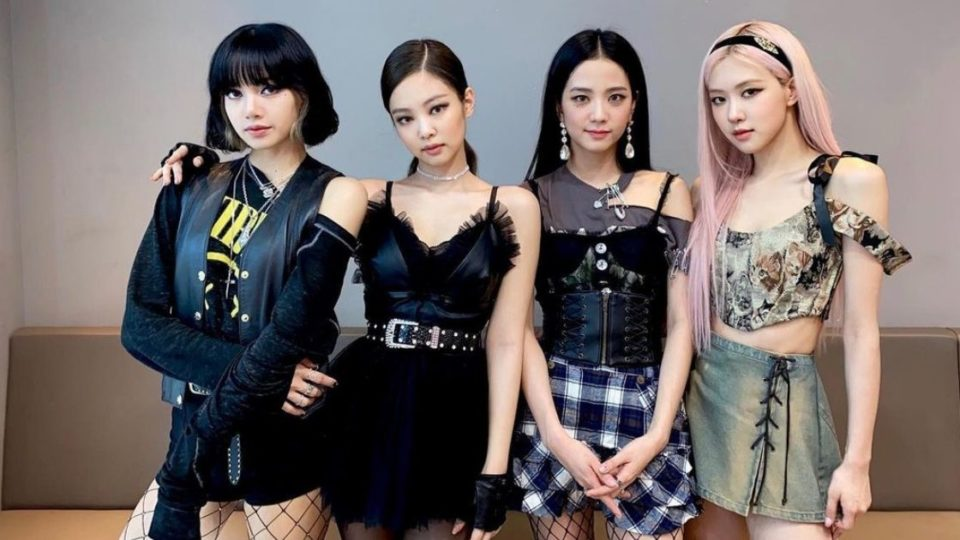
#> input picture src/test.jpg, 960 x 540 px, given in place of x-raw, format=(string)BGR ! appsink, which was not available
$ python face_save.py
#> lines starting #> are read from the running program, lines starting #| are printed output that depends on the picture; pictures that were not available may be replaced by others from this repository, and a replacement may not be noted
#> the answer given: test.jpg
import numpy as np
import cv2

from os import makedirs
from os.path import isdir

# 사진을 200x200 사이즈로 crop 후에 회색 바탕으로 바꿔서 저장
face_dirs = 'static/faces/'

face_cascade = cv2.CascadeClassifier("haarcascade_frontalface_default.xml")

# Jetson Nano에서 Pi Cam을 사용하기 위해서 필요한 메소드(건들지 말것)
def gstreamer_pipeline(
    capture_width=3280,
    capture_height=2464,
    display_width=820,
    display_height=616,
    framerate=21,
    flip_method=0,
):
#> in face_save, img is the input picture: shape (540, 960, 3); mean B, G, R 105.5, 107.1, 116
    return (
        "nvarguscamerasrc ! "
        "video/x-raw(memory:NVMM), "
        "width=(int)%d, height=(int)%d, "
        "format=(string)NV12, framerate=(fraction)%d/1 ! "
        "nvvidconv flip-method=%d ! "
        "video/x-raw, width=(int)%d, height=(int)%d, format=(string)BGRx ! "
        "videoconvert ! "
        "video/x-raw, format=(string)BGR ! appsink"
        % (
            capture_width,
            capture_height,
            framerate,
            flip_method,
            display_width,
            display_height,
        )
    )

# 얼굴을 인식했는지 판단하는 메소드
def face_detector(img):
    gray = cv2.cvtColor(img, cv2.COLOR_BGR2GRAY)
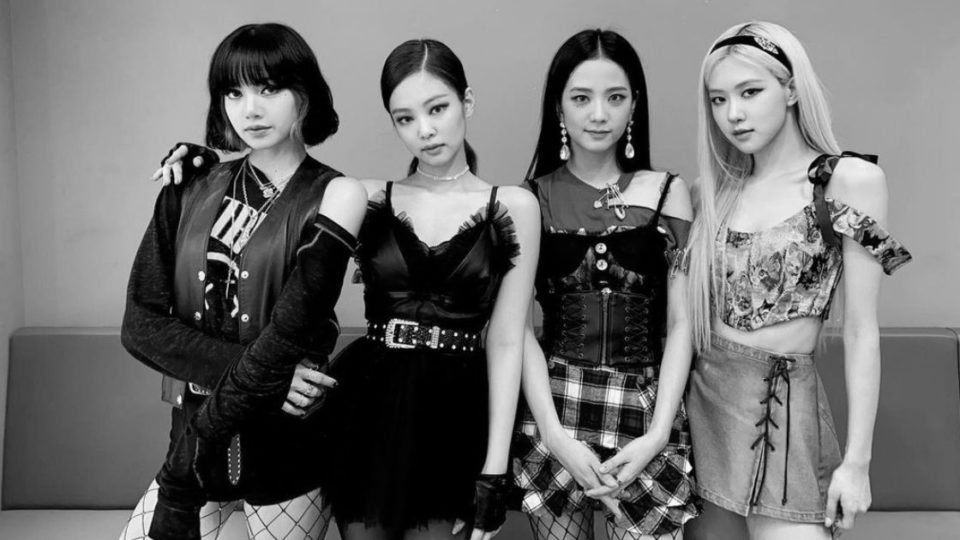
#> gray: shape (540, 960); min 0, max 253, mean 109.6
    blur = cv2.GaussianBlur(gray, (5,5), 0)
    faces = face_cascade.detectMultiScale(blur, 1.3, 5)
#> faces = [[551, 59, 96, 96], [687, 56, 99, 99], [210, 57, 94, 94], [373, 73, 103, 103]]

    # 얼굴을 인식하지 못하면 None 리턴(안 써주면 오류 발생)
    if faces is ():
        return None

    for(x, y, w, h) in faces:
        roi = img[y:y+h, x:x+w]
#> this loop made 4 passes
#> pass 1, in face_detector, `roi = img[y:y+h, x:x+w]`:
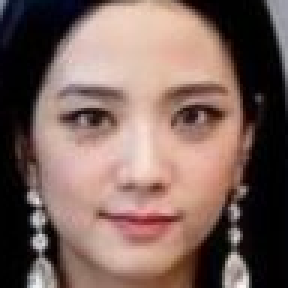
#> roi: shape (96, 96, 3) (shown 3 times larger); mean B, G, R 92.6, 99.7, 124
#> pass 2, in face_detector, `roi = img[y:y+h, x:x+w]`:
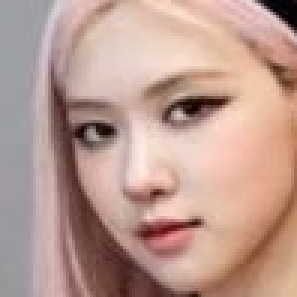
#> roi: shape (99, 99, 3) (shown 3 times larger); mean B, G, R 145.1, 155.7, 188.1
#> pass 3, in face_detector, `roi = img[y:y+h, x:x+w]`:
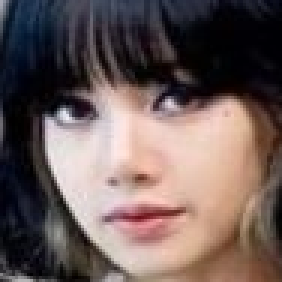
#> roi: shape (94, 94, 3) (shown 3 times larger); mean B, G, R 88.8, 91.4, 107.6
    return roi

# 얼굴을 인식하면 jpg 파일로 저장하는 메소드
def face_save(name):
    user_dirs = face_dirs+name+'/'

    # 해당 디렉토리가 존재하지 않으면 생성
    if not isdir(user_dirs):
        makedirs(user_dirs)

    cap = cv2.VideoCapture(gstreamer_pipeline(), cv2.CAP_GSTREAMER)
    if cap.isOpened():
        cv2.namedWindow("Face Cropper", cv2.WINDOW_AUTOSIZE)

        count = 1
        while cv2.getWindowProperty("Face Cropper", 0) >= 0:
            ret, img = cap.read()
            # [10 lines of commented-out code are left out]
            face = face_detector(img)
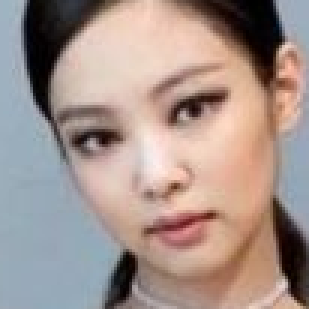
#> face: shape (103, 103, 3) (shown 3 times larger); mean B, G, R 139.9, 146.6, 164.7
            if face is not None:
                crop = cv2.resize(face, (200, 200)) # 얼굴 사이즈에 맞게 200x200 사이즈로 이미지 축소
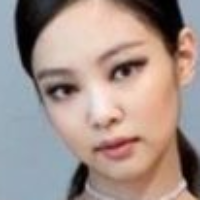
#> crop: shape (200, 200, 3); mean B, G, R 139.8, 146.4, 164.6
                gray = cv2.cvtColor(crop, cv2.COLOR_BGR2GRAY) # 축소된 이미지를 회색 바탕으로 변경
#> gray: shape (200, 200)
                cv2.imwrite(user_dirs+str(count)+'.jpg', gray) # 축소되고 회색으로 변경된 이미지를 저장

                cv2.putText(gray, str(count), (25, 50), cv2.FONT_HERSHEY_COMPLEX, 1, (0, 0, 0), 2) # 현재 몇번째 이미지를 촬영하고 있는지 좌측 상단에 숫자로 표시
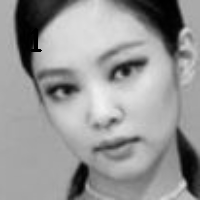
#> gray: shape (200, 200); min 0, max 242, mean 150.9
                cv2.imshow("Face Cropper", gray)
                count += 1

            keyCode = cv2.waitKey(1) & 0xFF
#> (key Esc is pressed here)
            if keyCode == 27 or count > 10:
                break

        cap.release()
        cv2.destroyAllWindows()
    else:
        print("Unable to open camera")

if __name__ == "__main__":
    name = input("Name: ")
    face_save(name)
